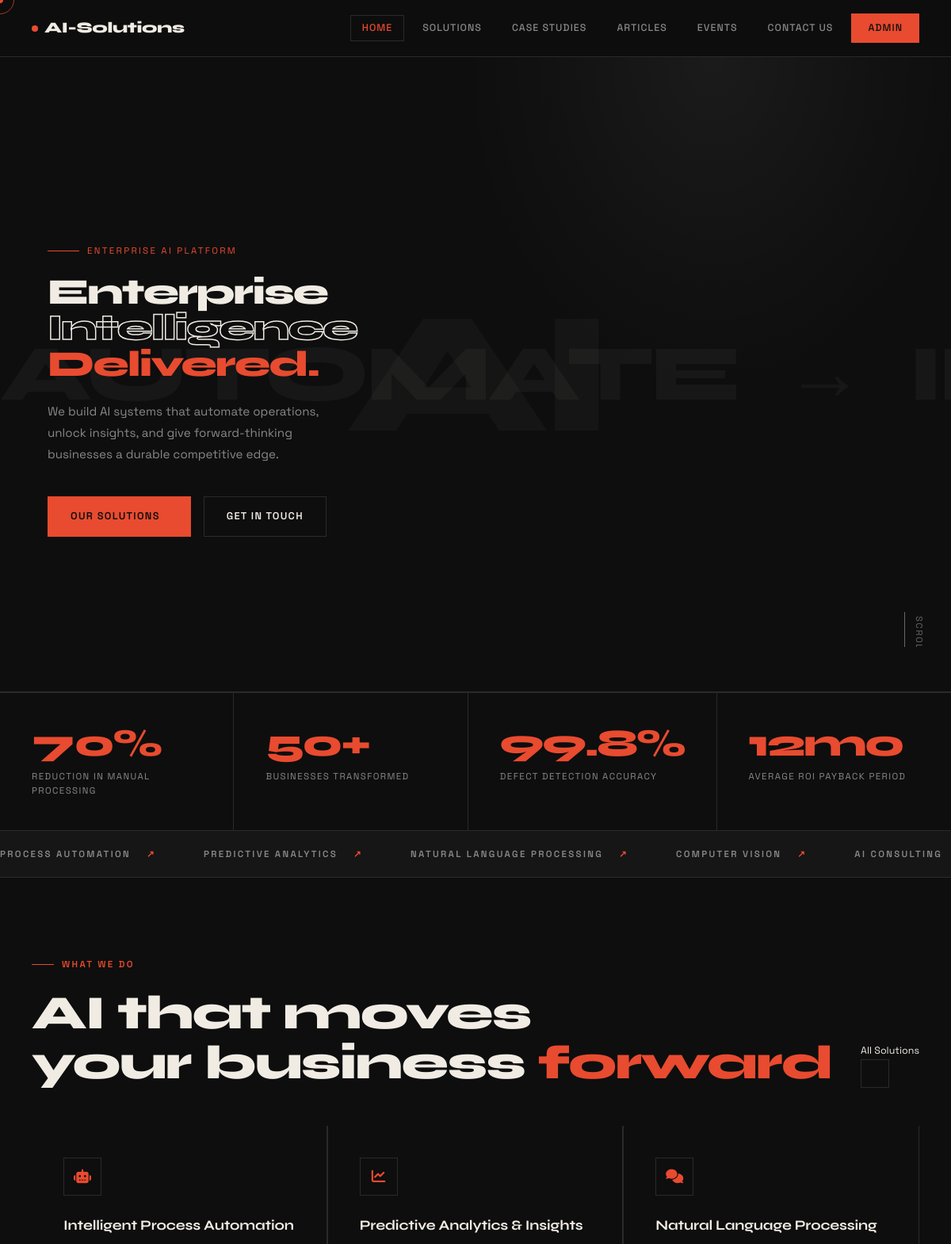
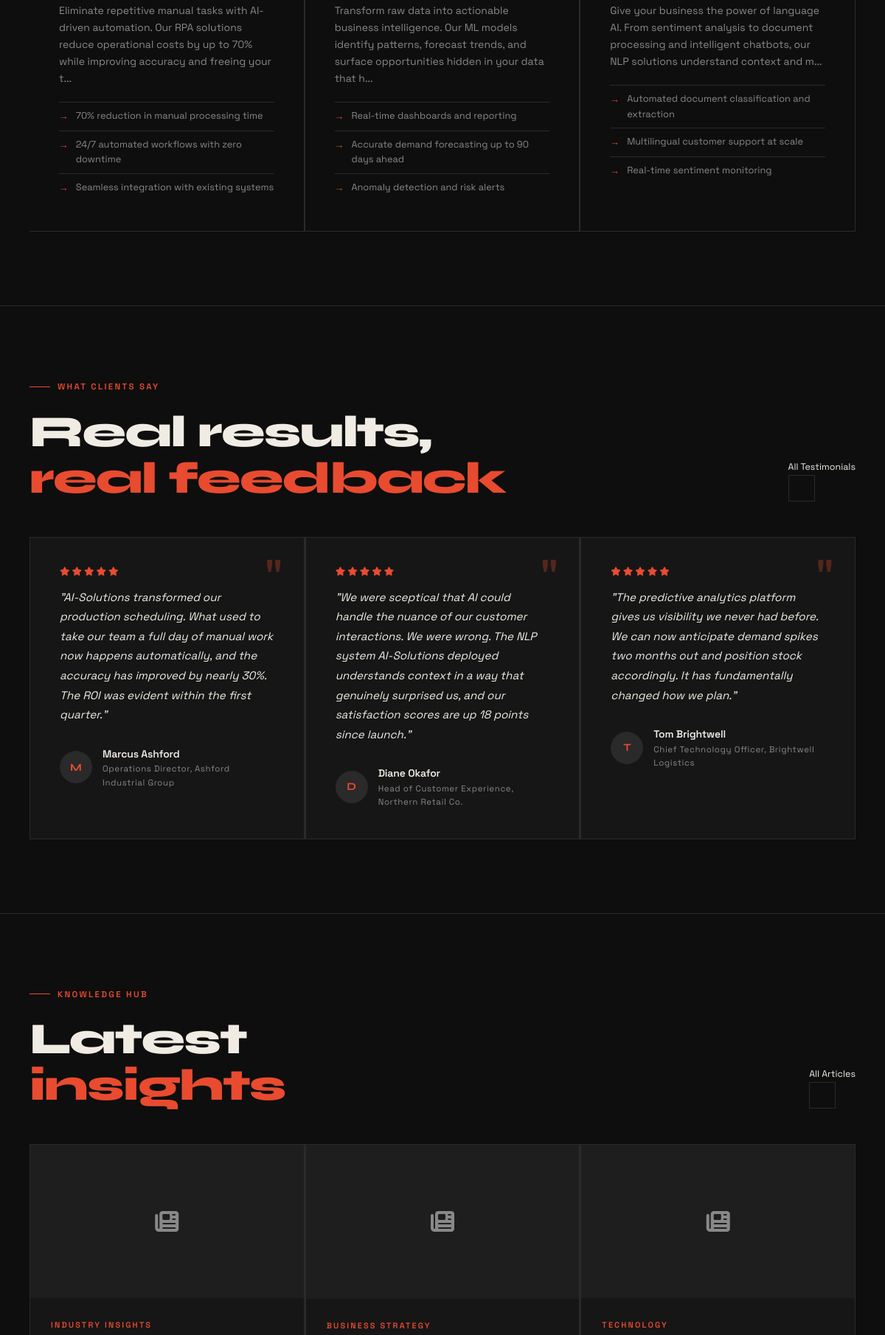
The page / (upper part) on the database its author committed (2 pictures, top to bottom).
### models.py (models this page shows)
class SiteSettings(db.Model):
    __tablename__ = 'site_settings'
    id = db.Column(db.Integer, primary_key=True)
    company_logo = db.Column(db.String(300), nullable=True)
    company_name = db.Column(db.String(200), default='AI-Solutions')
    tagline = db.Column(db.String(500))
    address = db.Column(db.String(300))
    email = db.Column(db.String(120))
    phone = db.Column(db.String(50))
    linkedin_url = db.Column(db.String(300), nullable=True)
    twitter_url = db.Column(db.String(300), nullable=True)
    facebook_url = db.Column(db.String(300), nullable=True)
    instagram_url = db.Column(db.String(300), nullable=True)
    github_url = db.Column(db.String(300), nullable=True)

class Solution(db.Model):
    __tablename__ = 'solution'
    id = db.Column(db.Integer, primary_key=True)
    title = db.Column(db.String(200), nullable=False)
    description = db.Column(db.Text)
    icon_class = db.Column(db.String(100), default='fas fa-robot')
    image = db.Column(db.String(300), nullable=True)
    benefit_1 = db.Column(db.String(200))
    benefit_2 = db.Column(db.String(200))
    benefit_3 = db.Column(db.String(200))
    anchor_id = db.Column(db.String(100))
    order_index = db.Column(db.Integer, default=0)
    is_published = db.Column(db.Boolean, default=True)

class Testimonial(db.Model):
    __tablename__ = 'testimonial'
    id = db.Column(db.Integer, primary_key=True)
    customer_name = db.Column(db.String(100), nullable=False)
    job_title = db.Column(db.String(100))
    company = db.Column(db.String(100))
    quote = db.Column(db.Text)
    rating = db.Column(db.Integer, default=5)
    avatar = db.Column(db.String(300), nullable=True)
    is_published = db.Column(db.Boolean, default=True)

class Article(db.Model):
    __tablename__ = 'article'
    id = db.Column(db.Integer, primary_key=True)
    title = db.Column(db.String(200), nullable=False)
    excerpt = db.Column(db.String(500))
    body = db.Column(db.Text)
    category = db.Column(db.String(100))
    cover_image = db.Column(db.String(300), nullable=True)
    author = db.Column(db.String(100), default='AI-Solutions Team')
    published_at = db.Column(db.DateTime, default=datetime.utcnow)
    is_published = db.Column(db.Boolean, default=True)

### app.py (the view)
@app.route('/')
def index():
    articles = Article.query.filter_by(is_published=True).order_by(desc(Article.published_at)).limit(3).all()
    testimonials = Testimonial.query.filter_by(is_published=True).limit(3).all()
    solutions = Solution.query.filter_by(is_published=True).order_by(Solution.order_index).limit(3).all()
    team = TeamMember.query.filter_by(is_published=True).order_by(TeamMember.order_index).limit(4).all()
    return render_template('index.html', articles=articles, testimonials=testimonials,
                           solutions=solutions, team=team)

### app.py (called while the page is built)
@app.context_processor
def inject_settings():
    settings = db.session.get(SiteSettings, 1)
    if not settings:
        settings = SiteSettings(id=1, company_name='AI-Solutions')
    return dict(settings=settings)

### templates/index.html (shortened to what this page needs)
{% extends "base.html" %}
{% block content %}
<section class="hero">
  <div class="hero-ghost">AI</div>
  <div class="hero-ticker">
    <div class="hero-ticker-inner">
      <span>AUTOMATE</span><span>→</span>
      <span>INNOVATE</span><span>→</span>
    </div>
  </div>
  <div class="hero-split">
    <div class="hero-left">
      <div class="hero-eyebrow">Enterprise AI Platform</div>
      <h1 class="hero-heading">
        <span>Enterprise</span><br>
        <span class="line-outline">Intelligence</span><br>
        <span class="line-acc">Delivered.</span>
      </h1>
      <p class="hero-desc">
        We build AI systems that automate operations, unlock insights, and give forward-thinking businesses a durable competitive edge.
      </p>
      <div class="hero-actions">
        <a href="{{ url_for('solutions') }}" class="btn btn-primary">
          <span>Our Solutions</span>
        </a>
        <a href="{{ url_for('contact') }}" class="btn btn-outline">
          <span>Get in Touch</span>
        </a>
      </div>
    </div>
    <div class="hero-right">
      <div class="hero-spline-wrap">
        <div class="hero-spline-spotlight"></div>
        <spline-viewer
          url="https://prod.spline.design/kZDDjO5HuC9GJUM2/scene.splinecode"
          class="hero-spline"
          id="hero-spline"
          loading-anim-type="none"
        ></spline-viewer>
        <div class="hero-spline-mask"></div>
      </div>
    </div>
  </div>
  <div class="hero-scroll">Scroll</div>
</section>
<section class="stats-row">
  <div class="stat-item">
    <div class="stat-number"><span class="count-up" data-target="70">70</span><span>%</span></div>
    <div class="stat-label">Reduction in manual processing</div>
  </div>
  <div class="stat-item">
    <div class="stat-number"><span class="count-up" data-target="50">50</span><span>+</span></div>
    <div class="stat-label">Businesses transformed</div>
  </div>
  <div class="stat-item">
    <div class="stat-number"><span class="count-up" data-target="99">99</span><span>.8%</span></div>
    <div class="stat-label">Defect detection accuracy</div>
  </div>
  <div class="stat-item">
    <div class="stat-number"><span class="count-up" data-target="12">12</span><span>mo</span></div>
    <div class="stat-label">Average ROI payback period</div>
  </div>
</section>
<div class="marquee-section">
  <div class="marquee-track">
    <span class="marquee-item">Process Automation</span>
    <span class="marquee-item">Predictive Analytics</span>
    <span class="marquee-item">Natural Language Processing</span>
    <span class="marquee-item">Computer Vision</span>
    <span class="marquee-item">AI Consulting</span>
  </div>
</div>
{% if solutions %}
<section class="section">
  <div class="section-label">What We Do</div>
  <div style="display:flex; align-items:flex-end; justify-content:space-between; margin-bottom:48px; gap:24px; flex-wrap:wrap;">
    <h2 class="section-title">AI that moves<br>your business <span>forward</span></h2>
    <a href="{{ url_for('solutions') }}" class="btn-arrow">
      <span>All Solutions</span>
      <span class="arrow-icon"></span>
    </a>
  </div>
  <div class="grid-3">
    {% for sol in solutions %}
    <div class="solution-card">
      <div class="solution-icon"><i class="{{ sol.icon_class or 'fas fa-robot' }}"></i></div>
      <h3>{{ sol.title }}</h3>
      <p>{{ sol.description[:160] }}{% if sol.description|length > 160 %}...{% endif %}</p>
      {% if sol.benefit_1 or sol.benefit_2 or sol.benefit_3 %}
      <div class="solution-benefits">
        {% if sol.benefit_1 %}<div class="benefit-item">{{ sol.benefit_1 }}</div>{% endif %}
        {% if sol.benefit_2 %}<div class="benefit-item">{{ sol.benefit_2 }}</div>{% endif %}
        {% if sol.benefit_3 %}<div class="benefit-item">{{ sol.benefit_3 }}</div>{% endif %}
      </div>
      {% endif %}
    </div>
    {% endfor %}
  </div>
</section>
{% endif %}
{% if testimonials %}
<section style="border-top:1px solid var(--bdr); padding:100px 0; overflow:hidden;">
  <div style="max-width:1280px; margin:0 auto; padding:0 40px;">
    <div style="display:flex; align-items:flex-end; justify-content:space-between; margin-bottom:48px; gap:24px; flex-wrap:wrap;">
      <div>
        <div class="section-label">What Clients Say</div>
        <h2 class="section-title">Real results,<br><span>real feedback</span></h2>
      </div>
      <a href="{{ url_for('testimonials') }}" class="btn-arrow">
        <span>All Testimonials</span>
        <span class="arrow-icon"></span>
      </a>
    </div>
    <div class="grid-3">
      {% for t in testimonials %}
      <div class="testimonial-card">
        <div class="testimonial-quote-mark">"</div>
        <div class="star-rating">
          {% for i in range(t.rating) %}<i class="fas fa-star"></i>{% endfor %}
        </div>
        <p class="testimonial-text">"{{ t.quote }}"</p>
        <div class="testimonial-author">
          {% if t.avatar %}
            <img src="{{ url_for('static', filename=t.avatar) }}" alt="{{ t.customer_name }}" class="testimonial-avatar">
          {% else %}
            <div class="testimonial-avatar-placeholder">{{ t.customer_name[0] }}</div>
          {% endif %}
          <div>
            <div class="testimonial-name">{{ t.customer_name }}</div>
            <div class="testimonial-role">{{ t.job_title }}{% if t.company %}, {{ t.company }}{% endif %}</div>
          </div>
        </div>
      </div>
      {% endfor %}
    </div>
  </div>
</section>
{% endif %}
{% if articles %}
<section style="border-top:1px solid var(--bdr); padding:100px 0;">
  <div style="max-width:1280px; margin:0 auto; padding:0 40px;">
    <div style="display:flex; align-items:flex-end; justify-content:space-between; margin-bottom:48px; gap:24px; flex-wrap:wrap;">
      <div>
        <div class="section-label">Knowledge Hub</div>
        <h2 class="section-title">Latest<br><span>insights</span></h2>
      </div>
      <a href="{{ url_for('articles') }}" class="btn-arrow">
        <span>All Articles</span>
        <span class="arrow-icon"></span>
      </a>
    </div>
    <div class="grid-3">
      {% for article in articles %}
      <a href="{{ url_for('article_detail', id=article.id) }}" class="article-card" style="display:flex; flex-direction:column; text-decoration:none;">
        <div class="article-card-img-wrap">
          {% if article.cover_image %}
            <img src="{{ url_for('static', filename=article.cover_image) }}" alt="{{ article.title }}" class="article-card-img">
          {% else %}
            <div class="article-card-img-placeholder"><i class="fas fa-newspaper"></i></div>
          {% endif %}
        </div>
        <div class="article-card-body">
          {% if article.category %}<div class="article-category">{{ article.category }}</div>{% endif %}
        </div>
      </a>
      {% endfor %}
    </div>
  </div>
</section>
{% endif %}
{% endblock %}

### templates/base.html (shortened to what this page needs)
<!DOCTYPE html>
<html lang="en">
<head>
  <link rel="stylesheet" href="https://cdnjs.cloudflare.com/ajax/libs/font-awesome/6.5.0/css/all.min.css">
  <link rel="stylesheet" href="{{ url_for('static', filename='css/style.css') }}">
</head>
<body>
<nav class="navbar">
  <a href="{{ url_for('index') }}" class="nav-logo">
    {% if settings and settings.company_logo %}
      <img src="{{ url_for('static', filename=settings.company_logo) }}" alt="{{ settings.company_name }}">
    {% else %}
      <span class="logo-dot"></span>
      <span>{{ settings.company_name if settings else 'AI-Solutions' }}</span>
    {% endif %}
  </a>
  <div class="nav-links" id="nav-links">
    <a href="{{ url_for('index') }}" class="{{ 'active' if request.endpoint == 'index' }}">Home</a>
    <a href="{{ url_for('solutions') }}" class="{{ 'active' if request.endpoint == 'solutions' }}">Solutions</a>
    <a href="{{ url_for('case_studies') }}" class="{{ 'active' if request.endpoint == 'case_studies' }}">Case Studies</a>
    <a href="{{ url_for('articles') }}" class="{{ 'active' if request.endpoint in ['articles','article_detail'] }}">Articles</a>
    <a href="{{ url_for('events') }}" class="{{ 'active' if request.endpoint == 'events' }}">Events</a>
    <a href="{{ url_for('contact') }}" class="{{ 'active' if request.endpoint == 'contact' }}">Contact Us</a>
    <a href="{{ url_for('admin_login') }}" class="nav-cta">Admin</a>
  </div>
</nav>
<div class="page-wrapper">
  {% block content %}{% endblock %}
</div>
</body>
</html>

### templates/index.html (style rules this page uses)
.hero { min-height: 100vh; display: flex; flex-direction: column; padding: 0; position: relative; overflow: hidden; border-bottom: 1px solid var(--bdr); }
.hero-ghost, .hero-ticker { z-index: 0; }
.hero-split { display: grid; grid-template-columns: 50% 50%; width: 100%; min-height: 100vh; position: relative; z-index: 2; }
.hero-left { display: flex; flex-direction: column; align-items: flex-start; justify-content: center; padding: 120px 56px 80px 60px; position: relative; z-index: 3; overflow: hidden; }
.hero .hero-heading { font-size: clamp(2.2rem, 3.8vw, 5rem); max-width: 100%; margin-bottom: 24px; line-height: 1.0; white-space: nowrap; }
.hero .hero-heading .line-acc { white-space: normal; display: block; }
.hero .hero-desc { font-size: 0.95rem; color: var(--muted); max-width: 380px; line-height: 1.75; margin-bottom: 40px; }
.hero-eyebrow { margin-bottom: 20px; }
.hero-actions { display: flex; flex-direction: row; align-items: center; justify-content: flex-start; flex-wrap: wrap; gap: 16px; }
.hero-right { position: relative; overflow: hidden; isolation: isolate; min-height: 100vh; }
.hero-spline-wrap { position: absolute; inset: 0; overflow: hidden; }
.hero-spline-spotlight { position: absolute; top: 0; left: 50%; transform: translateX(-50%); width: 100%; height: 50%; background: radial-gradient(ellipse at center top, rgba(255,255,255,0.055) 0%, rgba(255,255,255,0.015) 50%, transparent 75%); pointer-events: none; z-index: 1; }
spline-viewer.hero-spline { display: block; width: 100%; height: 100%; min-height: 100vh; }
.hero-spline-mask { position: absolute; bottom: 0; right: 0; width: 200px; height: 56px; background: var(--bg); z-index: 20; pointer-events: none; }
.hero-scroll { bottom: 40px; right: 32px; }

### rows shown on the page
SiteSettings: company_name "AI-Solutions"
Solution: title "Intelligent Process Automation", description "Eliminate repetitive manual tasks with AI-driven automation. Our RPA solutions reduce operational costs by up to 70% while improving accuracy and freeing your t", benefit_1 "70% reduction in manual processing time", benefit_2 "24/7 automated workflows with zero downtime", benefit_3 "Seamless integration with existing systems"
Solution: title "Predictive Analytics & Insights", description "Transform raw data into actionable business intelligence. Our ML models identify patterns, forecast trends, and surface opportunities hidden in your data that h", benefit_1 "Real-time dashboards and reporting", benefit_2 "Accurate demand forecasting up to 90 days ahead", benefit_3 "Anomaly detection and risk alerts"
Solution: title "Natural Language Processing", description "Give your business the power of language AI. From sentiment analysis to document processing and intelligent chatbots, our NLP solutions understand context and m", benefit_1 "Automated document classification and extraction", benefit_2 "Multilingual customer support at scale", benefit_3 "Real-time sentiment monitoring"
Testimonial: rating 5 (drawn), quote "AI-Solutions transformed our production scheduling. What used to take our team a full day of manual work now happens automatically, and the accuracy has improved by nearly 30%. The ROI was evident within the first quarter.", customer_name "M", customer_name "Marcus Ashford", job_title "Operations Director", company "Ashford Industrial Group"
Testimonial: rating 5 (drawn), quote "We were sceptical that AI could handle the nuance of our customer interactions. We were wrong. The NLP system AI-Solutions deployed understands context in a way that genuinely surprised us, and our satisfaction scores are up 18 points since launch.", customer_name "D", customer_name "Diane Okafor", job_title "Head of Customer Experience", company "Northern Retail Co."
Testimonial: rating 5 (drawn), quote "The predictive analytics platform gives us visibility we never had before. We can now anticipate demand spikes two months out and position stock accordingly. It has fundamentally changed how we plan.", customer_name "T", customer_name "Tom Brightwell", job_title "Chief Technology Officer", company "Brightwell Logistics"
Article: category "INDUSTRY INSIGHTS"
Article: category "BUSINESS STRATEGY"
Article: category "TECHNOLOGY"
